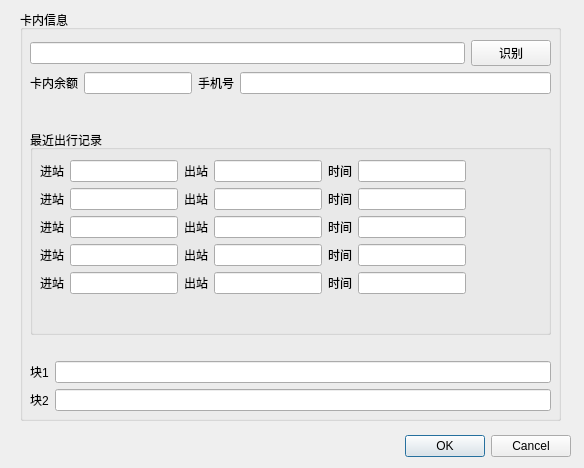
<?xml version="1.0" encoding="UTF-8"?>
<ui version="4.0">
 <class>Card_dialog</class>
 <widget class="QDialog" name="Card_dialog">
  <property name="geometry">
   <rect>
    <x>0</x>
    <y>0</y>
    <width>584</width>
    <height>468</height>
   </rect>
  </property>
  <property name="windowTitle">
   <string>Dialog</string>
  </property>
  <widget class="QDialogButtonBox" name="buttonBox">
   <property name="geometry">
    <rect>
     <x>230</x>
     <y>430</y>
     <width>341</width>
     <height>32</height>
    </rect>
   </property>
   <property name="orientation">
    <enum>Qt::Horizontal</enum>
   </property>
   <property name="standardButtons">
    <set>QDialogButtonBox::Cancel|QDialogButtonBox::Ok</set>
   </property>
  </widget>
  <widget class="QGroupBox" name="groupBox">
   <property name="geometry">
    <rect>
     <x>20</x>
     <y>10</y>
     <width>541</width>
     <height>411</height>
    </rect>
   </property>
   <property name="title">
    <string>卡内信息</string>
   </property>
   <widget class="QWidget" name="verticalLayoutWidget">
    <property name="geometry">
     <rect>
      <x>10</x>
      <y>30</y>
      <width>521</width>
      <height>371</height>
     </rect>
    </property>
    <layout class="QVBoxLayout" name="verticalLayout">
     <item>
      <layout class="QHBoxLayout" name="horizontalLayout_2">
       <item>
        <widget class="QLineEdit" name="id_line">
         <property name="readOnly">
          <bool>true</bool>
         </property>
        </widget>
       </item>
       <item>
        <widget class="QPushButton" name="concern_btn">
         <property name="text">
          <string>识别</string>
         </property>
        </widget>
       </item>
      </layout>
     </item>
     <item>
      <layout class="QHBoxLayout" name="horizontalLayout_3">
       <item>
        <widget class="QLabel" name="label">
         <property name="text">
          <string>卡内余额</string>
         </property>
        </widget>
       </item>
       <item>
        <widget class="QLineEdit" name="money_line">
         <property name="sizePolicy">
          <sizepolicy hsizetype="Minimum" vsizetype="Fixed">
           <horstretch>0</horstretch>
           <verstretch>0</verstretch>
          </sizepolicy>
         </property>
         <property name="readOnly">
          <bool>true</bool>
         </property>
        </widget>
       </item>
       <item>
        <widget class="QLabel" name="label_2">
         <property name="text">
          <string>手机号</string>
         </property>
        </widget>
       </item>
       <item>
        <widget class="QLineEdit" name="phone_line">
         <property name="readOnly">
          <bool>true</bool>
         </property>
        </widget>
       </item>
      </layout>
     </item>
     <item>
      <spacer name="verticalSpacer">
       <property name="orientation">
        <enum>Qt::Vertical</enum>
       </property>
       <property name="sizeType">
        <enum>QSizePolicy::Fixed</enum>
       </property>
       <property name="sizeHint" stdset="0">
        <size>
         <width>20</width>
         <height>30</height>
        </size>
       </property>
      </spacer>
     </item>
     <item>
      <widget class="QGroupBox" name="groupBox_2">
       <property name="sizePolicy">
        <sizepolicy hsizetype="Preferred" vsizetype="Expanding">
         <horstretch>0</horstretch>
         <verstretch>0</verstretch>
        </sizepolicy>
       </property>
       <property name="title">
        <string>最近出行记录</string>
       </property>
       <widget class="QWidget" name="verticalLayoutWidget_2">
        <property name="geometry">
         <rect>
          <x>10</x>
          <y>30</y>
          <width>501</width>
          <height>201</height>
         </rect>
        </property>
        <layout class="QVBoxLayout" name="verticalLayout_2">
         <property name="sizeConstraint">
          <enum>QLayout::SetFixedSize</enum>
         </property>
         <item>
          <layout class="QHBoxLayout" name="horizontalLayout_6">
           <item>
            <widget class="QLabel" name="label_5">
             <property name="text">
              <string>进站</string>
             </property>
            </widget>
           </item>
           <item>
            <widget class="QLineEdit" name="in_line_1">
             <property name="sizePolicy">
              <sizepolicy hsizetype="Expanding" vsizetype="Fixed">
               <horstretch>0</horstretch>
               <verstretch>0</verstretch>
              </sizepolicy>
             </property>
             <property name="readOnly">
              <bool>true</bool>
             </property>
            </widget>
           </item>
           <item>
            <widget class="QLabel" name="label_6">
             <property name="text">
              <string>出站</string>
             </property>
            </widget>
           </item>
           <item>
            <widget class="QLineEdit" name="out_line_1">
             <property name="sizePolicy">
              <sizepolicy hsizetype="Expanding" vsizetype="Fixed">
               <horstretch>0</horstretch>
               <verstretch>0</verstretch>
              </sizepolicy>
             </property>
             <property name="readOnly">
              <bool>true</bool>
             </property>
            </widget>
           </item>
           <item>
            <widget class="QLabel" name="label_7">
             <property name="text">
              <string>时间</string>
             </property>
            </widget>
           </item>
           <item>
            <widget class="QLineEdit" name="time_line_1">
             <property name="sizePolicy">
              <sizepolicy hsizetype="Expanding" vsizetype="Fixed">
               <horstretch>0</horstretch>
               <verstretch>0</verstretch>
              </sizepolicy>
             </property>
             <property name="readOnly">
              <bool>true</bool>
             </property>
            </widget>
           </item>
          </layout>
         </item>
         <item>
          <layout class="QHBoxLayout" name="horizontalLayout_7">
           <item>
            <widget class="QLabel" name="label_8">
             <property name="text">
              <string>进站</string>
             </property>
            </widget>
           </item>
           <item>
            <widget class="QLineEdit" name="in_line_2">
             <property name="sizePolicy">
              <sizepolicy hsizetype="Expanding" vsizetype="Fixed">
               <horstretch>0</horstretch>
               <verstretch>0</verstretch>
              </sizepolicy>
             </property>
             <property name="readOnly">
              <bool>true</bool>
             </property>
            </widget>
           </item>
           <item>
            <widget class="QLabel" name="label_9">
             <property name="text">
              <string>出站</string>
             </property>
            </widget>
           </item>
           <item>
            <widget class="QLineEdit" name="out_line_2">
             <property name="sizePolicy">
              <sizepolicy hsizetype="Expanding" vsizetype="Fixed">
               <horstretch>0</horstretch>
               <verstretch>0</verstretch>
              </sizepolicy>
             </property>
             <property name="readOnly">
              <bool>true</bool>
             </property>
            </widget>
           </item>
           <item>
            <widget class="QLabel" name="label_10">
             <property name="text">
              <string>时间</string>
             </property>
            </widget>
           </item>
           <item>
            <widget class="QLineEdit" name="time_line_2">
             <property name="sizePolicy">
              <sizepolicy hsizetype="Expanding" vsizetype="Fixed">
               <horstretch>0</horstretch>
               <verstretch>0</verstretch>
              </sizepolicy>
             </property>
             <property name="readOnly">
              <bool>true</bool>
             </property>
            </widget>
           </item>
          </layout>
         </item>
         <item>
          <layout class="QHBoxLayout" name="horizontalLayout_8">
           <item>
            <widget class="QLabel" name="label_11">
             <property name="text">
              <string>进站</string>
             </property>
            </widget>
           </item>
           <item>
            <widget class="QLineEdit" name="in_line_3">
             <property name="sizePolicy">
              <sizepolicy hsizetype="Expanding" vsizetype="Fixed">
               <horstretch>0</horstretch>
               <verstretch>0</verstretch>
              </sizepolicy>
             </property>
             <property name="readOnly">
              <bool>true</bool>
             </property>
            </widget>
           </item>
           <item>
            <widget class="QLabel" name="label_12">
             <property name="text">
              <string>出站</string>
             </property>
            </widget>
           </item>
           <item>
            <widget class="QLineEdit" name="out_line_3">
             <property name="sizePolicy">
              <sizepolicy hsizetype="Expanding" vsizetype="Fixed">
               <horstretch>0</horstretch>
               <verstretch>0</verstretch>
              </sizepolicy>
             </property>
             <property name="readOnly">
              <bool>true</bool>
             </property>
            </widget>
           </item>
           <item>
            <widget class="QLabel" name="label_13">
             <property name="text">
              <string>时间</string>
             </property>
            </widget>
           </item>
           <item>
            <widget class="QLineEdit" name="time_line_3">
             <property name="sizePolicy">
              <sizepolicy hsizetype="Expanding" vsizetype="Fixed">
               <horstretch>0</horstretch>
               <verstretch>0</verstretch>
              </sizepolicy>
             </property>
             <property name="readOnly">
              <bool>true</bool>
             </property>
            </widget>
           </item>
          </layout>
         </item>
         <item>
          <layout class="QHBoxLayout" name="horizontalLayout_9">
           <item>
            <widget class="QLabel" name="label_14">
             <property name="text">
              <string>进站</string>
             </property>
            </widget>
           </item>
           <item>
            <widget class="QLineEdit" name="in_line_4">
             <property name="sizePolicy">
              <sizepolicy hsizetype="Expanding" vsizetype="Fixed">
               <horstretch>0</horstretch>
               <verstretch>0</verstretch>
              </sizepolicy>
             </property>
             <property name="readOnly">
              <bool>true</bool>
             </property>
            </widget>
           </item>
           <item>
            <widget class="QLabel" name="label_15">
             <property name="text">
              <string>出站</string>
             </property>
            </widget>
           </item>
           <item>
            <widget class="QLineEdit" name="out_line_4">
             <property name="sizePolicy">
              <sizepolicy hsizetype="Expanding" vsizetype="Fixed">
               <horstretch>0</horstretch>
               <verstretch>0</verstretch>
              </sizepolicy>
             </property>
             <property name="readOnly">
              <bool>true</bool>
             </property>
            </widget>
           </item>
           <item>
            <widget class="QLabel" name="label_16">
             <property name="text">
              <string>时间</string>
             </property>
            </widget>
           </item>
           <item>
            <widget class="QLineEdit" name="time_line_4">
             <property name="sizePolicy">
              <sizepolicy hsizetype="Expanding" vsizetype="Fixed">
               <horstretch>0</horstretch>
               <verstretch>0</verstretch>
              </sizepolicy>
             </property>
             <property name="readOnly">
              <bool>true</bool>
             </property>
            </widget>
           </item>
          </layout>
         </item>
         <item>
          <layout class="QHBoxLayout" name="horizontalLayout_10">
           <item>
            <widget class="QLabel" name="label_17">
             <property name="text">
              <string>进站</string>
             </property>
            </widget>
           </item>
           <item>
            <widget class="QLineEdit" name="in_line_5">
             <property name="sizePolicy">
              <sizepolicy hsizetype="Expanding" vsizetype="Fixed">
               <horstretch>0</horstretch>
               <verstretch>0</verstretch>
              </sizepolicy>
             </property>
             <property name="readOnly">
              <bool>true</bool>
             </property>
            </widget>
           </item>
           <item>
            <widget class="QLabel" name="label_18">
             <property name="text">
              <string>出站</string>
             </property>
            </widget>
           </item>
           <item>
            <widget class="QLineEdit" name="out_line_5">
             <property name="sizePolicy">
              <sizepolicy hsizetype="Expanding" vsizetype="Fixed">
               <horstretch>0</horstretch>
               <verstretch>0</verstretch>
              </sizepolicy>
             </property>
             <property name="readOnly">
              <bool>true</bool>
             </property>
            </widget>
           </item>
           <item>
            <widget class="QLabel" name="label_19">
             <property name="text">
              <string>时间</string>
             </property>
            </widget>
           </item>
           <item>
            <widget class="QLineEdit" name="time_line_5">
             <property name="sizePolicy">
              <sizepolicy hsizetype="Expanding" vsizetype="Fixed">
               <horstretch>0</horstretch>
               <verstretch>0</verstretch>
              </sizepolicy>
             </property>
             <property name="readOnly">
              <bool>true</bool>
             </property>
            </widget>
           </item>
          </layout>
         </item>
        </layout>
       </widget>
      </widget>
     </item>
     <item>
      <spacer name="verticalSpacer_2">
       <property name="orientation">
        <enum>Qt::Vertical</enum>
       </property>
       <property name="sizeType">
        <enum>QSizePolicy::Fixed</enum>
       </property>
       <property name="sizeHint" stdset="0">
        <size>
         <width>20</width>
         <height>20</height>
        </size>
       </property>
      </spacer>
     </item>
     <item>
      <layout class="QHBoxLayout" name="horizontalLayout_4">
       <item>
        <widget class="QLabel" name="label_3">
         <property name="text">
          <string>块1</string>
         </property>
        </widget>
       </item>
       <item>
        <widget class="QLineEdit" name="mem1">
         <property name="readOnly">
          <bool>true</bool>
         </property>
        </widget>
       </item>
      </layout>
     </item>
     <item>
      <layout class="QHBoxLayout" name="horizontalLayout_5">
       <item>
        <widget class="QLabel" name="label_4">
         <property name="text">
          <string>块2</string>
         </property>
        </widget>
       </item>
       <item>
        <widget class="QLineEdit" name="mem2">
         <property name="readOnly">
          <bool>true</bool>
         </property>
        </widget>
       </item>
      </layout>
     </item>
    </layout>
   </widget>
  </widget>
 </widget>
 <resources/>
 <connections>
  <connection>
   <sender>buttonBox</sender>
   <signal>accepted()</signal>
   <receiver>Card_dialog</receiver>
   <slot>accept()</slot>
   <hints>
    <hint type="sourcelabel">
     <x>248</x>
     <y>254</y>
    </hint>
    <hint type="destinationlabel">
     <x>157</x>
     <y>274</y>
    </hint>
   </hints>
  </connection>
  <connection>
   <sender>buttonBox</sender>
   <signal>rejected()</signal>
   <receiver>Card_dialog</receiver>
   <slot>reject()</slot>
   <hints>
    <hint type="sourcelabel">
     <x>316</x>
     <y>260</y>
    </hint>
    <hint type="destinationlabel">
     <x>286</x>
     <y>274</y>
    </hint>
   </hints>
  </connection>
 </connections>
</ui>
